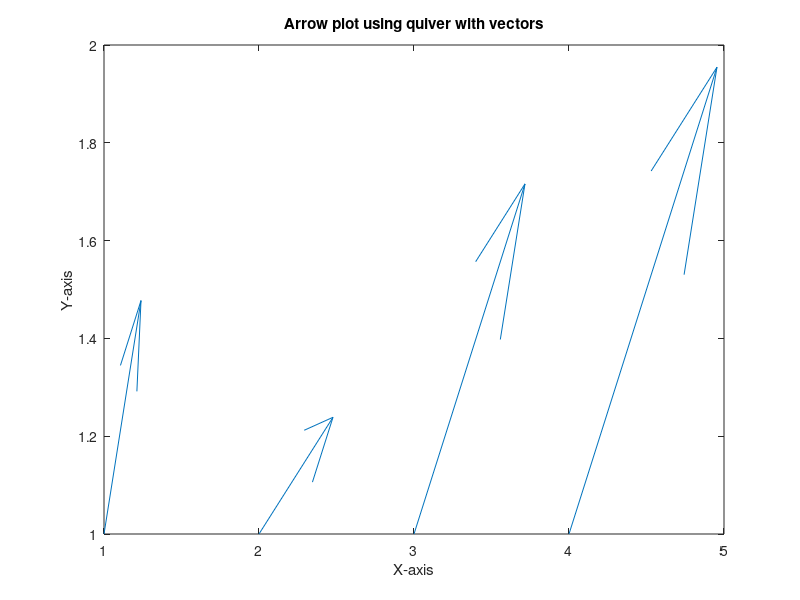

Source code (MATLAB):
u_vector=[1,2,3,4];
v_vector=[2,1,3,4];
quiver(u_vector,v_vector);
xlabel('X-axis');
ylabel('Y-axis'); 
title('Arrow plot using quiver with vectors');